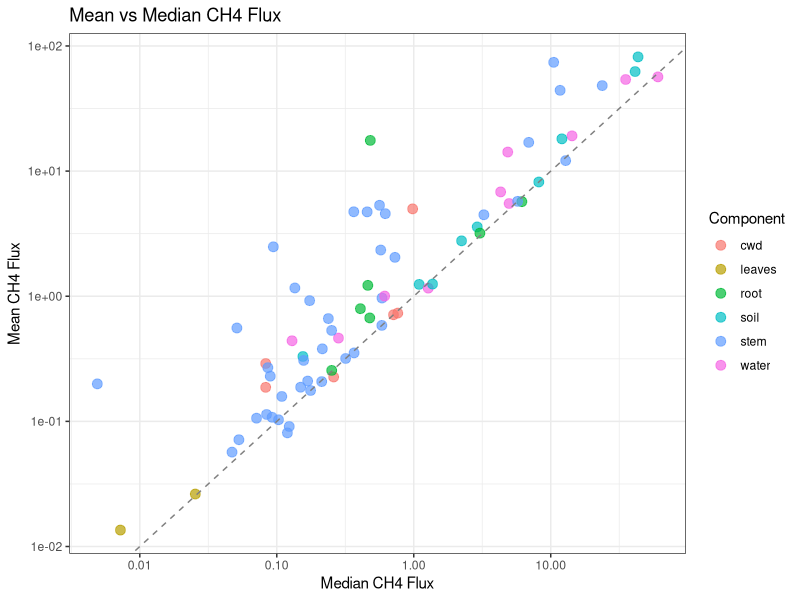

This chart was generated by the following R code:
#!/usr/bin/env Rscript
# ===============================================================================
# Flux Statistics - Single Comprehensive Table
# FIXED: Converts height_corrected to numeric before binning
# ===============================================================================

# Read the data (assumes you have this loaded)
df <- read.csv("output/combined_gas_flux_dataset.csv")



library(dplyr)
library(ggplot2)
library(tidyr)
library(writexl)
library(stringr)

# Helper Functions --------------------------------------------------------------

# Geometric stats: computed on positive values only.
# For flux data, negative values indicate net uptake (real signal).
# Geometric mean/SD/SE are only meaningful for strictly positive data,
# so we filter to positive values and report the count (n_pos) alongside.
geom_mean <- function(x, na.rm = TRUE) {
  if (na.rm) x <- x[!is.na(x) & is.finite(x)]
  x_pos <- x[x > 0]
  if (length(x_pos) == 0) return(NA_real_)
  exp(mean(log(x_pos)))
}

geom_sd <- function(x, na.rm = TRUE) {
  if (na.rm) x <- x[!is.na(x) & is.finite(x)]
  x_pos <- x[x > 0]
  if (length(x_pos) <= 1) return(NA_real_)
  exp(sd(log(x_pos)))
}

geom_se <- function(x, na.rm = TRUE) {
  if (na.rm) x <- x[!is.na(x) & is.finite(x)]
  x_pos <- x[x > 0]
  n <- length(x_pos)
  if (n <= 1) return(NA_real_)
  exp(sd(log(x_pos)) / sqrt(n))
}

# Bootstrap mean and 95% CI (BCa if possible, percentile fallback)
boot_mean_ci <- function(x, R = 5000, conf = 0.95) {
  x <- x[!is.na(x) & is.finite(x)]
  n <- length(x)
  if (n < 3) return(list(boot_mean = mean(x), boot_lo = NA_real_, boot_hi = NA_real_))

  set.seed(42)
  boot_means <- replicate(R, mean(sample(x, n, replace = TRUE)))
  alpha <- (1 - conf) / 2
  list(
    boot_mean = mean(boot_means),
    boot_lo = unname(quantile(boot_means, alpha)),
    boot_hi = unname(quantile(boot_means, 1 - alpha))
  )
}

calc_stats <- function(data, var_name) {
  x <- data[[var_name]]
  x <- x[!is.na(x) & is.finite(x)]

  if (length(x) == 0) {
    return(tibble(
      n = 0L,
      n_pos = 0L,
      median = NA_real_,
      mean = NA_real_,
      boot_mean = NA_real_,
      boot_ci_lo = NA_real_,
      boot_ci_hi = NA_real_,
      geom_mean = NA_real_,
      sd = NA_real_,
      se = NA_real_,
      geom_sd = NA_real_,
      geom_se = NA_real_
    ))
  }

  n <- length(x)
  n_pos <- sum(x > 0)
  mean_val <- mean(x)
  sd_val <- sd(x)
  bci <- boot_mean_ci(x)

  tibble(
    n = n,
    n_pos = n_pos,
    median = median(x),
    mean = mean_val,
    boot_mean = bci$boot_mean,
    boot_ci_lo = bci$boot_lo,
    boot_ci_hi = bci$boot_hi,
    geom_mean = geom_mean(x),
    sd = sd_val,
    se = sd_val / sqrt(n),
    geom_sd = geom_sd(x),
    geom_se = geom_se(x)
  )
}

# Main Analysis -----------------------------------------------------------------

cat("\n===============================================================================\n")
cat("FLUX STATISTICS TABLE\n")
cat("===============================================================================\n\n")

# Process data ------------------------------------------------------------------
cat("Processing data...\n")

df_processed <- df %>%
  mutate(
    # Extract month
    month_extracted = case_when(
      !is.na(month) ~ as.integer(month),
      !is.na(month_year) ~ as.integer(str_sub(month_year, -2, -1)),
      TRUE ~ NA_integer_
    ),
    
    # Define season
    season = case_when(
      month_extracted == 3 ~ "dry",
      month_extracted == 10 ~ "wet",
      TRUE ~ NA_character_
    ),
    
    # Define disturbance level
    disturbance_level = case_when(
      plot %in% c("SRS5", "SRS6", "RB10") ~ "healthy",
      plot == "BL60" ~ "regenerating",
      plot %in% c("CP40", "FLM30", "MI") ~ "ghost",
      plot == "SE1" ~ "scrub",
      TRUE ~ NA_character_
    ),
    
    # Component
    component_base = case_when(
      !is.na(component) ~ component,
      #!is.na(surface) ~ surface,
      TRUE ~ "unknown"
    ),
    
    # CRITICAL FIX: Convert height_corrected to numeric first!
    height_corrected_numeric = as.numeric(height_corrected),
    
    # Height categories for stems/pneumatophores
    height_category = case_when(
      grepl("stem|pneum", component_base, ignore.case = TRUE) & !is.na(height_corrected_numeric) &
        height_corrected_numeric >= 0 ~
        as.character(cut(height_corrected_numeric,
                         breaks = c(0, 50, 100, 150, Inf),
                         labels = c("0-50cm", "50-100cm", "100-150cm", ">150cm"),
                         right = FALSE,
                         include.lowest = TRUE)),
      grepl("stem|pneum", component_base, ignore.case = TRUE) & !is.na(height_corrected_numeric) &
        height_corrected_numeric < 0 ~ "submerged",
      grepl("stem|pneum", component_base, ignore.case = TRUE) & is.na(height_corrected_numeric) ~ "unknown",
      TRUE ~ NA_character_
    )
  )

cat("✓ Converted height_corrected to numeric\n")
cat("✓ Created height categories\n\n")

# Filter data
df_analyzed <- df_processed %>%
  filter(
    !is.na(season),
    plot %in% c("BL60", "CP40", "FLM30", "MI", "RB10", "SE1", "SRS5", "SRS6")
  )

cat("Rows analyzed:", nrow(df_analyzed), "\n\n")

# Check height categories
cat("Height category distribution for stems:\n")
stem_heights <- df_analyzed %>%
  filter(component_base == "stem") %>%
  group_by(height_category) %>%
  summarise(
    n = n(),
    min_height_corrected = min(height_corrected_numeric, na.rm = TRUE),
    max_height_corrected = max(height_corrected_numeric, na.rm = TRUE),
    .groups = "drop"
  ) %>%
  arrange(height_category)

print(stem_heights)
cat("\n")

# Calculate statistics ----------------------------------------------------------
cat("Calculating CH4 statistics...\n")

ch4_stats <- df_analyzed %>%
  group_by(season, plot, disturbance_level, component_base, height_category) %>%
  reframe(calc_stats(pick(everything()), "CH4_best.flux")) %>%
  mutate(gas = "CH4") %>%
  ungroup()

cat("Calculating CO2 statistics...\n")

co2_stats <- df_analyzed %>%
  group_by(season, plot, disturbance_level, component_base, height_category) %>%
  reframe(calc_stats(pick(everything()), "CO2_best.flux")) %>%
  mutate(gas = "CO2") %>%
  ungroup()

# Combine into one table --------------------------------------------------------
cat("Creating final table...\n\n")

final_table <- bind_rows(ch4_stats, co2_stats) %>%
  pivot_wider(
    names_from = gas,
    values_from = c(n, n_pos, median, mean, boot_mean, boot_ci_lo, boot_ci_hi,
                     geom_mean, sd, se, geom_sd, geom_se),
    names_sep = "_"
  ) %>%
  # Remove empty groups where BOTH gases have n=0
  filter(!(n_CH4 == 0 & n_CO2 == 0)) %>%
  arrange(season, disturbance_level, plot, component_base, height_category) %>%
  select(
    season,
    plot,
    disturbance_level,
    component_base,
    height_category,
    n_CH4, n_pos_CH4, median_CH4, mean_CH4,
    boot_mean_CH4, boot_ci_lo_CH4, boot_ci_hi_CH4,
    geom_mean_CH4, sd_CH4, se_CH4, geom_sd_CH4, geom_se_CH4,
    n_CO2, n_pos_CO2, median_CO2, mean_CO2,
    boot_mean_CO2, boot_ci_lo_CO2, boot_ci_hi_CO2,
    geom_mean_CO2, sd_CO2, se_CO2, geom_sd_CO2, geom_se_CO2
  )

# Display results ---------------------------------------------------------------
cat("===============================================================================\n")
cat("FINAL TABLE\n")
cat("===============================================================================\n\n")

cat("Total rows:", nrow(final_table), "\n")
cat("Seasons:", paste(unique(final_table$season), collapse = ", "), "\n")
cat("Plots:", paste(sort(unique(final_table$plot)), collapse = ", "), "\n")
cat("Components:", paste(sort(unique(final_table$component_base)), collapse = ", "), "\n\n")

# Check height categories in final table
stem_rows <- final_table %>% filter(component_base == "stem")
cat("Stem rows by height category:\n")
height_summary <- stem_rows %>%
  group_by(height_category) %>%
  summarise(
    n_rows = n(),
    total_measurements_CH4 = sum(n_CH4, na.rm = TRUE),
    .groups = "drop"
  ) %>%
  arrange(height_category)
print(height_summary)
cat("\n")

cat("Preview (first 50 rows):\n")
print(final_table, n = 50)

# Save --------------------------------------------------------------------------
cat("\n\nSaving results...\n")

write.csv(final_table, "output/flux_statistics_table.csv", row.names = FALSE)

cat("Done!\n")

# Return the table
invisible(final_table)




# Simple mean vs median plot
ggplot(final_table, aes(x = median_CH4, y = mean_CH4)) +
  geom_point(aes(color = component_base), size = 3, alpha = 0.7) +
  geom_abline(intercept = 0, slope = 1, linetype = "dashed", color = "gray50") +
  scale_x_log10() +
  scale_y_log10() +
  labs(
    x = "Median CH4 Flux",
    y = "Mean CH4 Flux",
    color = "Component",
    title = "Mean vs Median CH4 Flux"
  ) +
  theme_bw()
